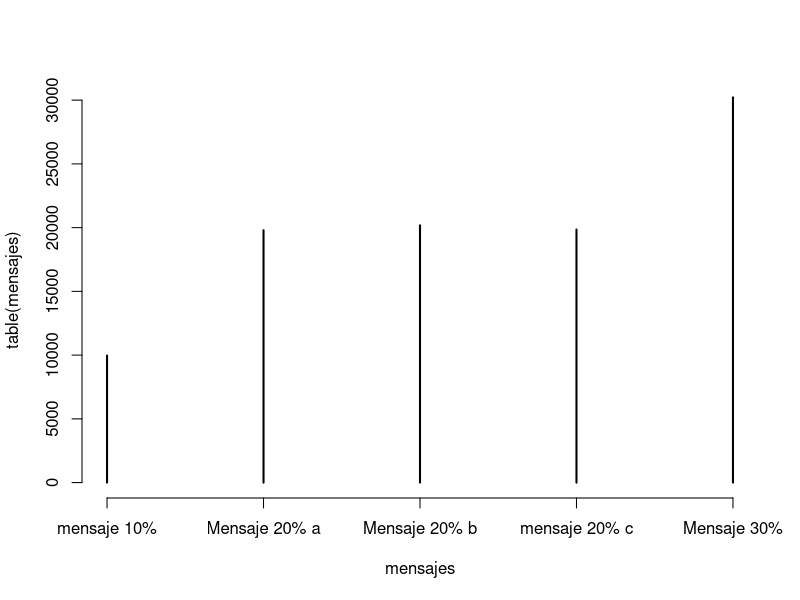

Here is the R script that generated this plot:
#Prueba de funcionamiento
n <- 100000
mensajes <- vector("character",n)
for(i in 1:n){
    y <- runif(1)
    if ( y<=0.30){
        mensajes[i]<-"Mensaje 30%"
    } else if (y<=0.50){
        mensajes[i]<-"Mensaje 20% a"
    } else if (y<=0.70){
        mensajes[i]<-"Mensaje 20% b"
    } else if (y<=0.90){
        mensajes[i]<-"mensaje 20% c"
    } else{
        mensajes[i]<-"mensaje 10%"
    }
    
}
mensajes
table(mensajes)
plot(table(mensajes))